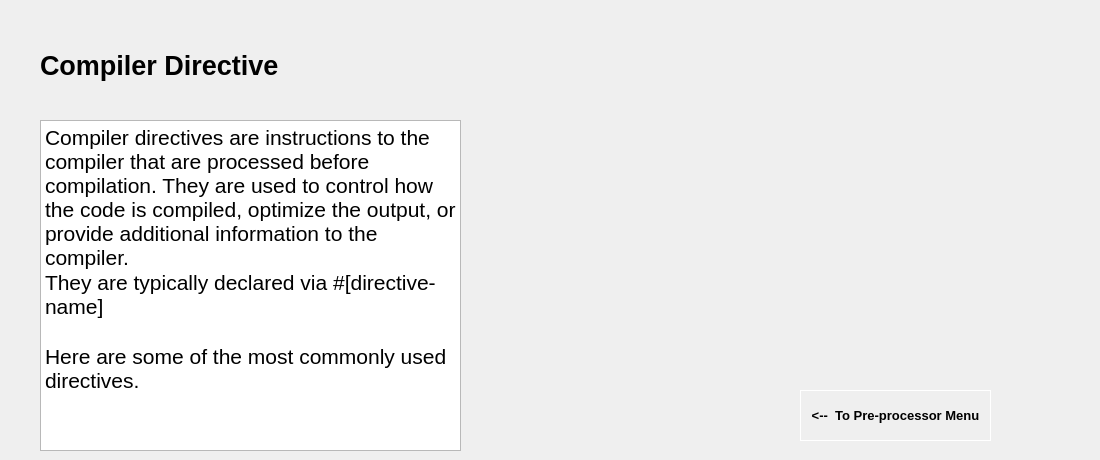
      <widget class="QWidget" name="compilerdirectivepage">
       <widget class="QLabel" name="comptitle_3">
        <property name="geometry">
         <rect>
          <x>40</x>
          <y>40</y>
          <width>241</width>
          <height>51</height>
         </rect>
        </property>
        <property name="font">
         <font>
          <pointsize>20</pointsize>
          <bold>true</bold>
         </font>
        </property>
        <property name="text">
         <string>Compiler Directive:</string>
        </property>
       </widget>
       <widget class="QTextBrowser" name="comdef_3">
        <property name="geometry">
         <rect>
          <x>40</x>
          <y>120</y>
          <width>421</width>
          <height>331</height>
         </rect>
        </property>
        <property name="font">
         <font>
          <pointsize>16</pointsize>
         </font>
        </property>
        <property name="html">
         <string>&lt;!DOCTYPE HTML PUBLIC &quot;-//W3C//DTD HTML 4.0//EN&quot; &quot;http://www.w3.org/TR/REC-html40/strict.dtd&quot;&gt;
&lt;html&gt;&lt;head&gt;&lt;meta name=&quot;qrichtext&quot; content=&quot;1&quot; /&gt;&lt;meta charset=&quot;utf-8&quot; /&gt;&lt;style type=&quot;text/css&quot;&gt;
p, li { white-space: pre-wrap; }
hr { height: 1px; border-width: 0; }
li.unchecked::marker { content: &quot;\2610&quot;; }
li.checked::marker { content: &quot;\2612&quot;; }
&lt;/style&gt;&lt;/head&gt;&lt;body style=&quot; font-family:'Segoe UI'; font-size:16pt; font-weight:400; font-style:normal;&quot;&gt;
&lt;p style=&quot; margin-top:0px; margin-bottom:0px; margin-left:0px; margin-right:0px; -qt-block-indent:0; text-indent:0px;&quot;&gt;Compiler directives are instructions to the compiler that are processed before compilation. They are used to control how the code is compiled, optimize the output, or provide additional information to the compiler.&lt;/p&gt;
&lt;p style=&quot; margin-top:0px; margin-bottom:0px; margin-left:0px; margin-right:0px; -qt-block-indent:0; text-indent:0px;&quot;&gt;They are typically declared via #[directive-name]&lt;/p&gt;
&lt;p style=&quot;-qt-paragraph-type:empty; margin-top:0px; margin-bottom:0px; margin-left:0px; margin-right:0px; -qt-block-indent:0; text-indent:0px;&quot;&gt;&lt;br /&gt;&lt;/p&gt;
&lt;p style=&quot; margin-top:0px; margin-bottom:0px; margin-left:0px; margin-right:0px; -qt-block-indent:0; text-indent:0px;&quot;&gt;Here are some of the most commonly used directives.&lt;/p&gt;&lt;/body&gt;&lt;/html&gt;</string>
        </property>
       </widget>
       <widget class="QLabel" name="compdiag_4">
        <property name="geometry">
         <rect>
          <x>640</x>
          <y>110</y>
          <width>451</width>
          <height>241</height>
         </rect>
        </property>
        <property name="text">
         <string/>
        </property>
        <property name="pixmap">
         <pixmap resource="pictures.qrc">:/newPrefix/compdiag.png</pixmap>
        </property>
       </widget>
       <widget class="QPushButton" name="toprep_menu_4">
        <property name="geometry">
         <rect>
          <x>800</x>
          <y>390</y>
          <width>191</width>
          <height>51</height>
         </rect>
        </property>
        <property name="font">
         <font>
          <pointsize>10</pointsize>
          <bold>true</bold>
         </font>
        </property>
        <property name="styleSheet">
         <string notr="true">
border: 1px solid white;</string>
        </property>
        <property name="text">
         <string>&lt;--  To Pre-processor Menu</string>
        </property>
       </widget>
      </widget>
